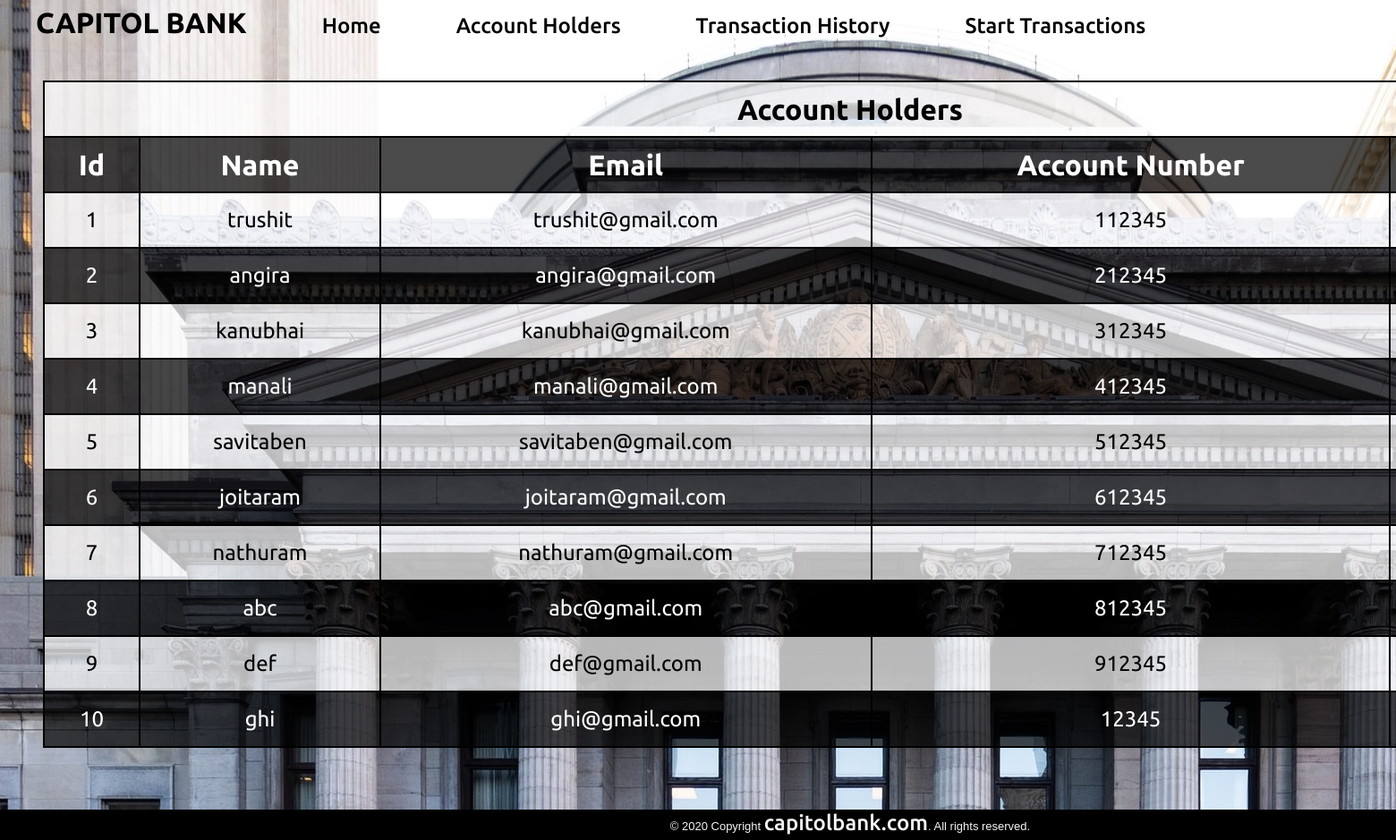
/load_accounts/, run on the app's committed database.
### creatingmodals/models.py (models this page shows)
class Person(models.Model):
    person_id = models.AutoField(db_column="person_id", primary_key=True, null=False)
    person_name = models.CharField(db_column="person_name", max_length=100, default="", null=False)
    person_email = models.EmailField(db_column="person_email", max_length=250, default="", null=False)
    person_balance = models.FloatField(db_column="person_balance", null=False)
    person_account_number = models.BigIntegerField(null=False, unique=True)
    def __str__(self):
        return str(self.person_name)
    class Meta:
        db_table = "person_table"

### creatingmodals/views.py (the view)
# urls.py: path('load_accounts/', views.load_accounts, name='load_accounts'),
def load_accounts(request):
    person_list = Person.objects.all()
    print("person_list=", person_list)
    return render(request, 'accounts.html', {'person_list': person_list})

### creatingmodals/templates/accounts.html (shortened to what this page needs)
{% extends 'base.html' %}
{% block content %}
<table align="center">
    <thead>
        <tr><td colspan="5">Account Holders</td></tr>
        <tr>
            <td>Id</td>
            <td>Name</td>
            <td>Email</td>
            <td>Account Number</td>
            <td>Balance</td>
        </tr>
    </thead>
    <tbody>
        {% for person in person_list %}
        <tr>
            <td>{{person.person_id}}</td>
            <td>{{person.person_name}}</td>
            <td>{{person.person_email}}</td>
            <td>{{person.person_account_number}}</td>
            <td>{{ person.person_balance}}</td>
        </tr>
        {% endfor%}
    </tbody>
</table>
{% endblock%}

### creatingmodals/templates/base.html (shortened to what this page needs)
{% load static %}
<!DOCTYPE html>
<html lang="en">
<head>
	<link href="{% static 'base.css'%}" rel="stylesheet"/>
</head>
<body>
    <div class="root">
        <div class="everything">
            <div class="navdiv">
                <ul class="nav">
                    <li class="logo">CAPITOL BANK</li>
                    <li><a href="/">Home</a></li>
                    <li><a href="/load_accounts">Account Holders</a></li>
                    <li><a href="/load_history">Transaction History</a></li>
                    <li><a href="/load_transaction">Start Transactions</a></li>
                  </ul>
            </div>
{% block content %}
{% endblock %}
        </div>
        <div class="footerdiv">
                <footer class="footer">
                    © 2020 Copyright <a href="/" class="footlink">capitolbank.com</a>. All rights reserved.
                </footer>
            </div>
    </div>
</body>
</html>

### static/base.css (style rules this page uses)
html,body { padding: 0px; margin: 0px; }
.everything { background-image: url("img/bankpic2crop.jpg"); width:1900px; height: 905px; background-repeat: no-repeat; margin: 0px; padding: 0px; }
.logo { font-family: 'Ubuntu', sans-serif; font-weight: 600; font-size: xx-large; }
.root { margin: 0px; padding: 0px; }
.nav { display: inline-block; width: 100%; overflow: hidden; top:0px; margin-top: 0px; padding-top: 0px; padding-left: 0px; margin-left: 0px; }
li { padding: 20px; padding-right: 20px; margin: 0px 20px 0px 20px; display: inline-flex; }
a { font-family: 'Ubuntu', sans-serif; font-size: x-large; font-weight: 500; text-decoration: none; color: black; }
.navdiv { line-height: 10px; padding: 0px; margin: 0px; border: 0px; height: 50px; background-color: rgba(0, 0, 0, 0); }
.footer { background-color: rgb(0, 0, 0); margin: 0px; padding: 0px; position: bottom; vertical-align: bottom; bottom: 0px; color: whitesmoke; text-align: center; width: 1900px; }
.footerdiv { margin: 0px; padding: 0px; line-height: 30px; vertical-align: bottom; width: 1900px; bottom: 0px; font-family: 'Noto Sans JP', sans-serif; font-weight: 400; font-size: small; }
.footlink { color: whitesmoke; text-decoration: none; }

### creatingmodals/templates/accounts.html (style rules this page uses)
table { border: 1px solid black; line-height: 40px; text-align: center; border-spacing: 0px; margin-top: 40px; width: 95%; font-family: 'Ubuntu', sans-serif; }
tr:nth-child(2n) { background-color: rgba(0, 0, 0, 0.705); color: white; }
tr:nth-child(2n+1) { background-color: rgba(255, 255, 255, 0.712); color: black; }
td { border: 1px solid black; padding: 10px; }
thead { font-weight:800; font-size: xx-large; }
tbody { font-size: x-large; font-weight: 400; }

### data on the page
Person: person_id "1", person_name "trushit", person_email "trushit@gmail.com", person_account_number "112345"
Person: person_id "2", person_name "angira", person_email "angira@gmail.com", person_account_number "212345"
Person: person_id "3", person_name "kanubhai", person_email "kanubhai@gmail.com", person_account_number "312345"
Person: person_id "4", person_name "manali", person_email "manali@gmail.com", person_account_number "412345"
Person: person_id "5", person_name "savitaben", person_email "savitaben@gmail.com", person_account_number "512345"
Person: person_id "6", person_name "joitaram", person_email "joitaram@gmail.com", person_account_number "612345"
Person: person_id "7", person_name "nathuram", person_email "nathuram@gmail.com", person_account_number "712345"
Person: person_id "8", person_name "abc", person_email "abc@gmail.com", person_account_number "812345"
Person: person_id "9", person_name "def", person_email "def@gmail.com", person_account_number "912345"
Person: person_id "10", person_name "ghi", person_email "ghi@gmail.com", person_account_number "12345"
